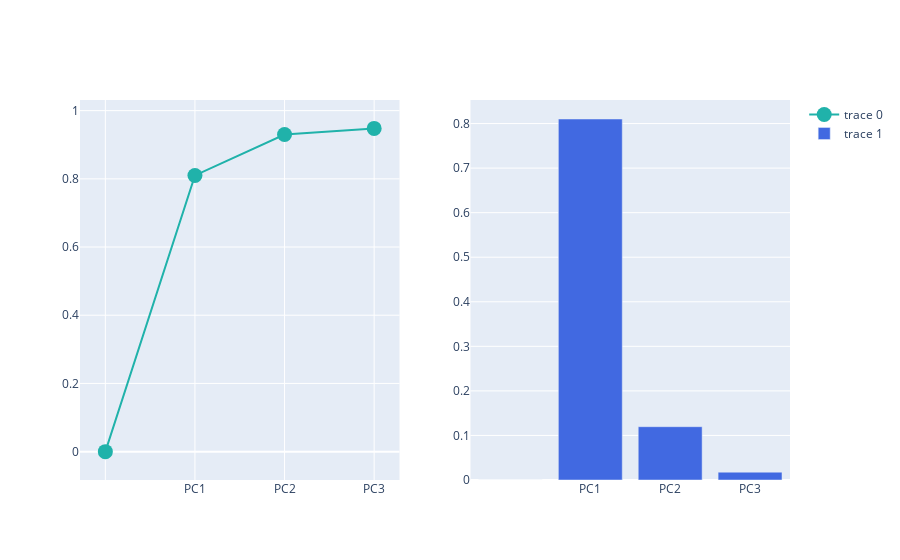

This figure's notebook cell:
### Code cell
# Explained variance + cumulative variance (Separate Plot)

from plotly.subplots import make_subplots
import plotly.graph_objects as go

fig = make_subplots(rows=1, cols=2)

fig.add_trace(
    go.Scatter(
        x=df_explained_variance['PC'],
        y=df_explained_variance['Cumulative Variance'],
        marker=dict(size=15, color='LightSeaGreen')
    ), row=1, col=1
)

fig.add_trace(
    go.Bar(
        x=df_explained_variance['PC'],
        y=df_explained_variance['Explained Variance'],
        marker=dict(color='RoyalBlue')
    ), row=1, col=2
)

fig.show()

### Figure 1 — Plotly figure (JSON) as saved in the notebook; plotly's stock layout.template omitted (floating-point values rounded to 4 significant figures)
{"data": [{"marker": {"color": "LightSeaGreen", "size": 15}, "type": "scatter", "x": ["", "PC1", "PC2", "PC3"], "xaxis": "x", "y": [0, 0.81, 0.93, 0.948], "yaxis": "y"}, {"marker": {"color": "RoyalBlue"}, "type": "bar", "x": ["", "PC1", "PC2", "PC3"], "xaxis": "x2", "y": [0, 0.8102, 0.1196, 0.01757], "yaxis": "y2"}], "layout": {"xaxis": {"anchor": "y", "domain": [0, 0.45]}, "xaxis2": {"anchor": "y2", "domain": [0.55, 1]}, "yaxis": {"anchor": "x", "domain": [0, 1]}, "yaxis2": {"anchor": "x2", "domain": [0, 1]}}}
